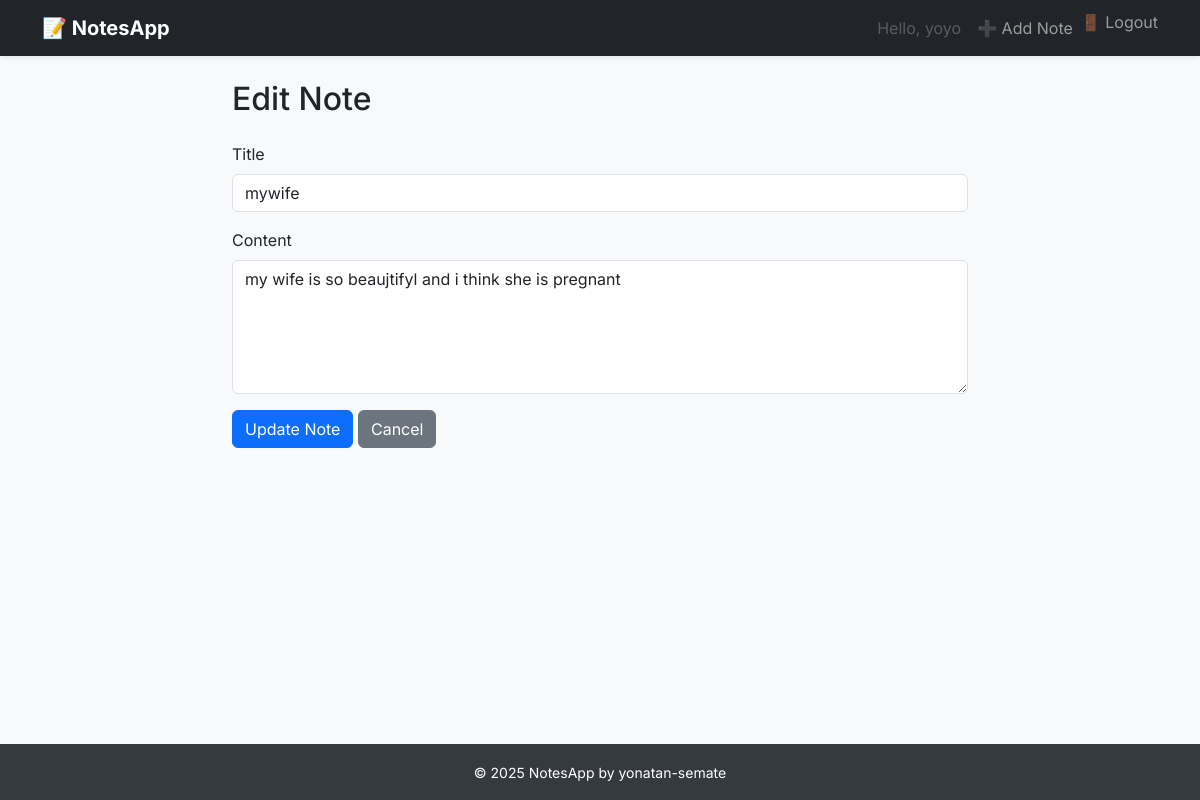
Page /edit/4/ (signed in) on the committed database.
### notes/models.py (models this page shows, shortened)
class Note(models.Model):
    user = models.ForeignKey(User, on_delete=models.CASCADE)
    title = models.CharField(max_length=200)
    content = models.TextField()
    created_at = models.DateTimeField(auto_now_add=True)

### notes/views.py (the view)
# urls.py: path('edit/<int:note_id>/', views.edit_note, name='edit_note'),
@login_required
def edit_note(request, note_id):
    note = get_object_or_404(Note, id=note_id, user=request.user)
    if request.method == 'POST':
        form = NoteForm(request.POST, instance=note)
        if form.is_valid():
            form.save()
            return redirect('notes:home')
    else:
        form = NoteForm(instance=note)
    return render(request, 'notes/add_notes.html', {'form': form, 'note': note})

### notes/forms.py
class NoteForm(forms.ModelForm):
    class Meta:
        model = Note
        fields = ['title', 'content']

### notes/templates/notes/add_notes.html (shortened to what this page needs)
{% extends "base.html" %}
{% block content %}
<div class="row justify-content-center">
  <div class="col-md-8">
    <h2 class="mb-4">{% if note %}Edit Note{% else %}Add Note{% endif %}</h2>
    <form method="post">
      <div class="mb-3">
        <label for="title" class="form-label">Title</label>
        <input type="text" name="title" id="title" class="form-control" value="{{ note.title|default:'' }}" required>
      </div>
      <div class="mb-3">
        <label for="content" class="form-label">Content</label>
        <textarea name="content" id="content" class="form-control" rows="5" required>{{ note.content|default:'' }}</textarea>
      </div>
      <button type="submit" class="btn btn-primary">{% if note %}Update{% else %}Add{% endif %} Note</button>
      <a href="{% url 'notes:home' %}" class="btn btn-secondary">Cancel</a>
    </form>
  </div>
</div>
{% endblock %}

### templates/base.html (shortened to what this page needs)
<!DOCTYPE html>
<html lang="en">
<head>
  <link href="https://cdn.jsdelivr.net/npm/bootstrap@5.3.3/dist/css/bootstrap.min.css" rel="stylesheet">
</head>
<body>
  <nav class="navbar navbar-expand-lg navbar-dark bg-dark shadow-sm">
    <div class="container">
      <a class="navbar-brand" href="{% url 'notes:home' %}">📝 NotesApp</a>
      <div class="collapse navbar-collapse" id="navbarNav">
        <ul class="navbar-nav ms-auto">
          {% if user.is_authenticated %}
            <li class="nav-item">
              <a class="nav-link disabled">Hello, {{ user.username }}</a>
            </li>
            <li class="nav-item">
              <a class="nav-link" href="{% url 'notes:add_note' %}">➕ Add Note</a>
            </li>
            <li class="nav-item">
              <form method="post" action="{% url 'logout' %}" class="d-inline">
                <button type="submit" class="btn btn-link nav-link" style="display:inline; padding: 0;">🚪 Logout</button>
              </form>
            </li>
          {% endif %}
        </ul>
      </div>
    </div>
  </nav>
  <div class="container mt-4">
    {% block content %}{% endblock %}
  </div>
  <footer>
    <div class="container">
      <small>© {% now "Y" %} NotesApp by yonatan-semate</small>
    </div>
  </footer>
</body>
</html>

### templates/base.html (style rules this page uses)
html, body { height: 100%; margin: 0; font-family: 'Inter', sans-serif; background-color: #f8f9fa; display: flex; flex-direction: column; }
.navbar-brand { font-weight: bold; }
footer { background-color: #343a40; color: white; padding: 1rem 0; text-align: center; margin-top: auto; }

### rows in the picture
Note: title "mywife", content "my wife is so beaujtifyl and i think she is pregnant"

### other values in the picture
{{ user.username }} "yoyo"
